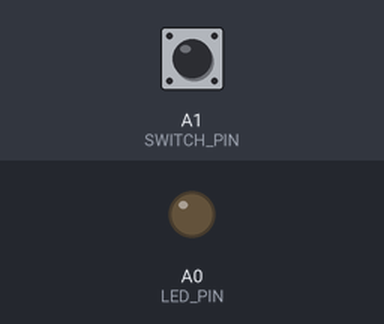
Bench run of a sketch on a simulated Arduino Uno, built with avr-gcc and run on an emulated ATmega328P. Shown: output pins drawn as LEDs (lit = HIGH). The test bench sets the inputs (shaded band); at power-on: A1 (SWITCH_PIN) HIGH. What the sketch prints to the serial monitor is not drawn.

Above: at 1.2 s.
1.3 s: A1 (SWITCH_PIN) pulled LOW for 0.15 s
At 1.38 s:
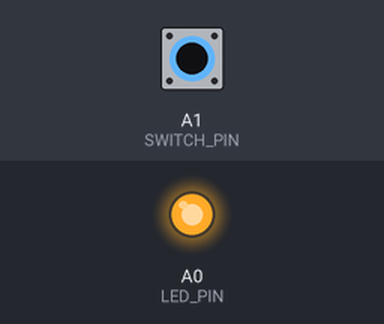
2.9 s: A1 (SWITCH_PIN) pulled LOW for 3.2 s
At 6.8 s:
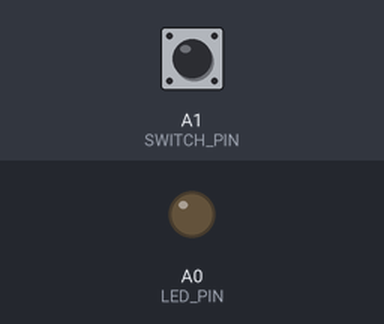
Timing chart, 0 to 8.3 s (numbered marks = the images above; inputs shaded):
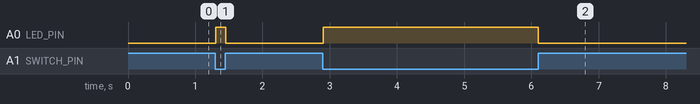

Measured:
- after the input at 1.3 s, A0 (LED_PIN): LOW → HIGH at once, → LOW 0.15 s later
- after the input at 2.9 s, A0 (LED_PIN): LOW → HIGH at once, → LOW 3.2 s later

The sketch:

MagicLED.ino
```cpp
// MagicLED.ino
// Date: 2020/05/03

const int  LED_PIN=A0;
const int  SWITCH_PIN=A1;

void setup()
{
  pinMode(LED_PIN, OUTPUT);
  pinMode(SWITCH_PIN, INPUT);
  Serial.begin(9600);
}

void loop()
{
    int value = digitalRead(SWITCH_PIN);
    Serial.println(value);
    if(value==0)
    {
        digitalWrite(LED_PIN, HIGH);
    }
    else
    {
        digitalWrite(LED_PIN, LOW);
    }
}
```
